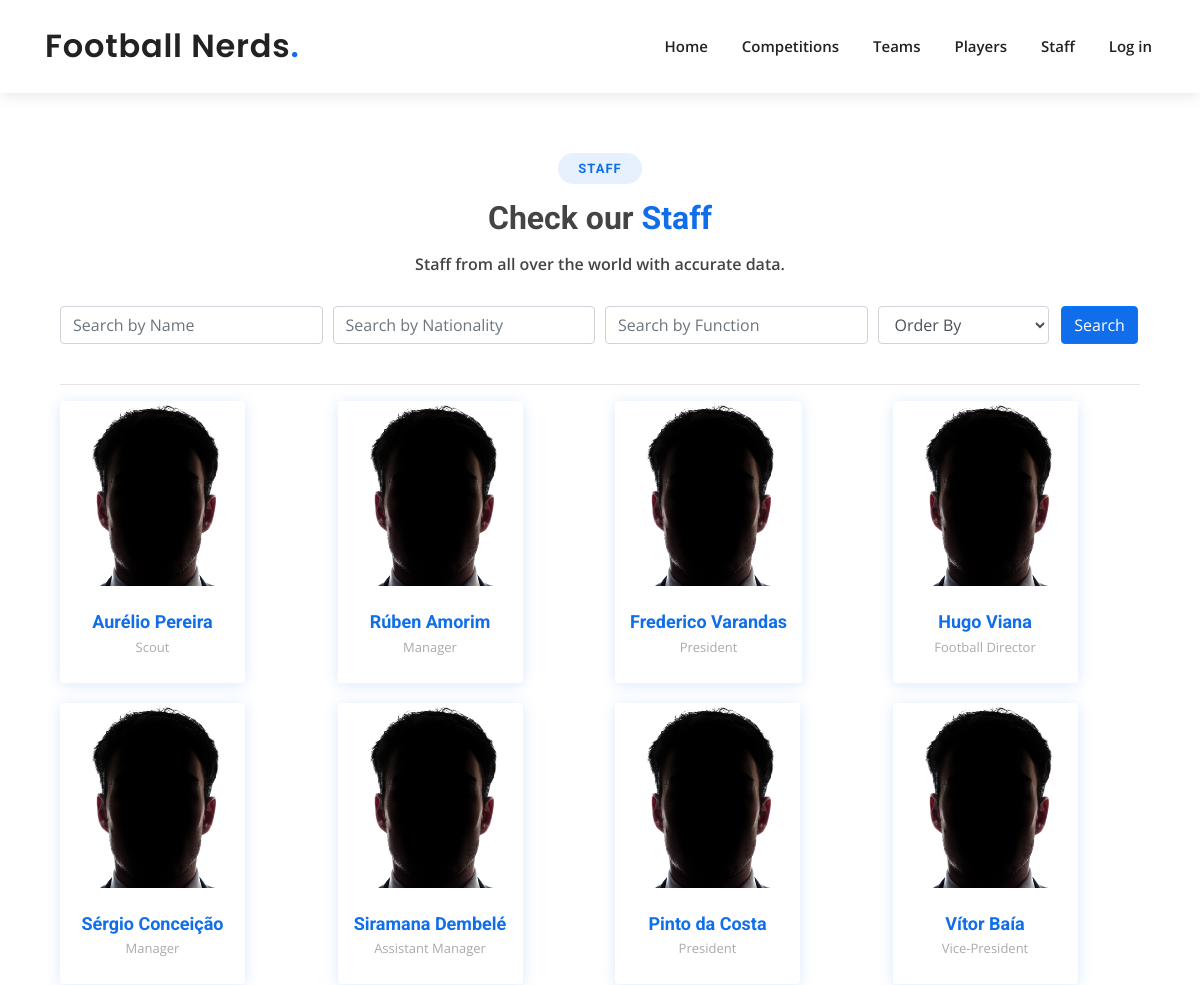
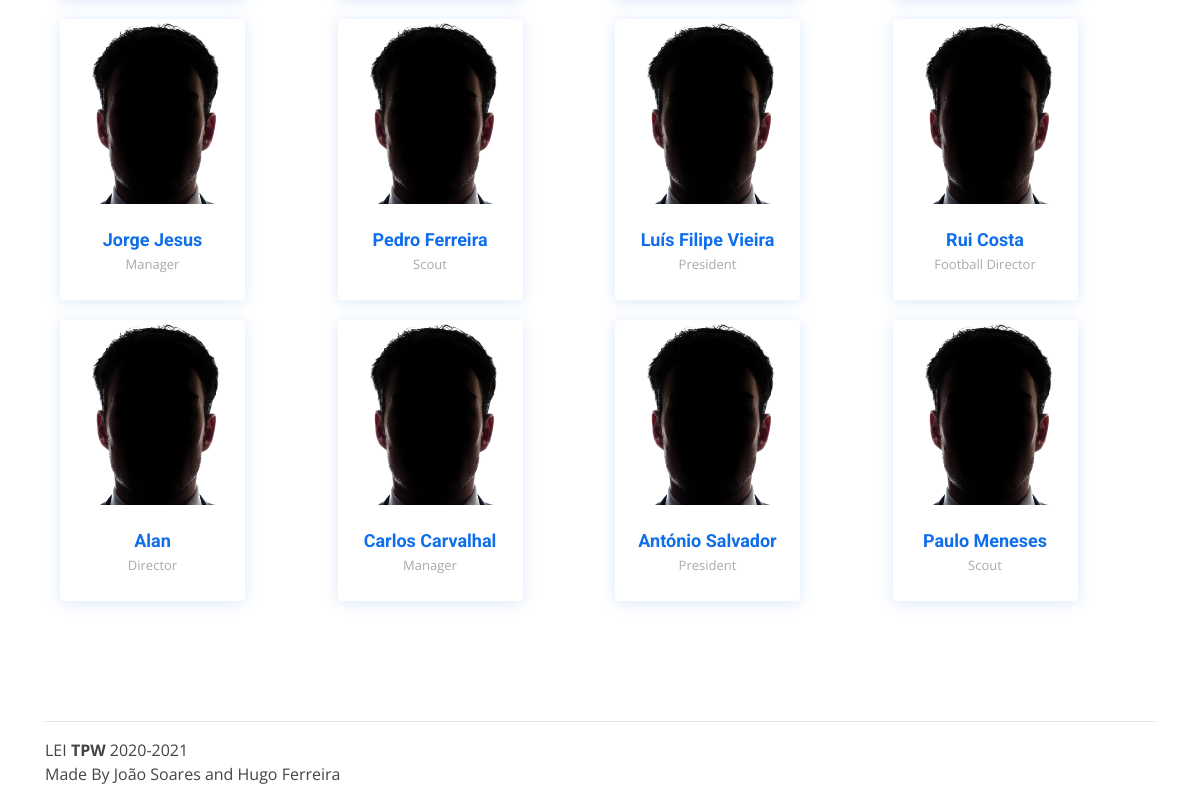
Page /staff/ on the committed database (2 pictures, top to bottom).
### app/models.py (models this page shows, shortened)
class Staff(models.Model):
    full_name = models.CharField(max_length=120)
    name = models.CharField(max_length=90)
    birthday = models.DateField()
    nationality = models.CharField(max_length=70)
    function = models.CharField(max_length=70)
    staff_img = models.ImageField(upload_to=staffdir, default="staff/default_staff.png")

### app/views.py (the view)
# urls.py: path('staff/', views.staff, name='staff'),
def staff(request):
    if request.method == 'POST':
        form = StaffFilterForm(request.POST)
        if form.is_valid():
            full_name = form.cleaned_data['full_name']
            nationality = form.cleaned_data['nationality']
            function = form.cleaned_data['function']
            order = form.cleaned_data['order']
            print('Parameters:')
            print(full_name)
            print(nationality)
            print(function)
            print(order)
            if order != '':
                t_parms = {
                    'staffs': Staff.objects.filter(full_name__contains=full_name, function__contains=function,
                                                   nationality__contains=nationality).order_by(
                        order),
                    'form': StaffFilterForm()
                }
            else:
                t_parms = {
                    'staffs': Staff.objects.filter(full_name__contains=full_name, function__contains=function,
                                                   nationality__contains=nationality),
                    'form': StaffFilterForm()
                }
    else:
        t_parms = {
            'staffs': Staff.objects.all(),
            'form': StaffFilterForm()
        }
    return render(request, 'staff.html', t_parms)

### app/forms.py
class StaffFilterForm(forms.Form):
    CHOICES = (
        ('', 'Order By'),
        ('function', 'Function'),
        ('full_name', 'Full Name'),
        ('birthday', 'Birthday')
    )
    full_name = forms.CharField(label='Search by Name', required=False)
    nationality = forms.CharField(label='Search by Nationality', required=False)
    function = forms.CharField(label='Search by Function', required=False)
    order = forms.ChoiceField(choices=CHOICES, required=False)
    def __init__(self, *args, **kwargs):
        super().__init__(*args, **kwargs)
        for myField in self.fields:
            if self.fields[myField] != 'order':
                self.fields[myField].widget.attrs['class'] = "form-control mb-2 mr-sm-2"
                self.fields[myField].widget.attrs['placeholder'] = self.fields[myField].label

### templates/staff.html (shortened to what this page needs)
{% extends 'layout.html' %}
{% load static %}
{% block content %}
    <section id="team" class="team">
        <div class="section-title">
          <h2>Staff</h2>
          <h3>Check our <span>Staff</span></h3>
          <p>Staff from all over the world with accurate data.</p>
        </div>
      <div class="container" data-aos="fade-up">
          <form class="form-row" style="text-align: center" action="{% url 'staff' %}" method="post">
              <div class="form-group col-md-3">
              {{ form.full_name }}
              </div>
              <div class="form-group col-md-3">
              {{ form.nationality }}
              </div>
              <div class="form-group col-md-3">
              {{ form.function }}
              </div>
              <div class="form-group col-md-2">
              {{ form.order }}
              </div>
              <div class="form-group col-md-1">
              <button class="btn btn-primary" style="background: #106eea;" name="search" type="submit" value="search">Search</button>
              </div>
          </form>
      <hr>
        <div class="row">
            {% for staff in staffs %}
          <div class="col-lg-3 col-md-6 d-flex align-items-stretch" data-aos="fade-up" data-aos-delay="100">
            <div class="member">
              <div class="member-img">
                  <a href="{{ staff.id }}"><img style="height: 185px; width: 185px" src="{% static 'img/' %}{{ staff.staff_img.url }}" class="img-fluid" alt=""></a>
              </div>
              <div class="member-info">
                <h4 style="text-align: center"><a href="{{ staff.id }}">{{ staff.name }}</a></h4>
                <span style="text-align: center">{{ staff.function }}</span>
              </div>
            </div>
          </div>
            {% endfor %}
          </div>
        </div>
      </div>
{% endblock %}

### app/static/css/style.css (style rules this page uses)
body { font-family: "Open Sans", sans-serif; color: #444444; }
a { color: #106eea; }
h1, h2, h3, h4, h5, h6 { font-family: "Roboto", sans-serif; }
section { padding: 60px 0; overflow: hidden; }
.section-title { text-align: center; padding-bottom: 30px; }
.section-title h2 { font-size: 13px; letter-spacing: 1px; font-weight: 700; padding: 8px 20px; margin: 0; background: #e7f1fd; color: #106eea; display: inline-block; text-transform: uppercase; border-radius: 50px; }
.section-title h3 { margin: 15px 0 0 0; font-size: 32px; font-weight: 700; }
.section-title h3 span { color: #106eea; }
.section-title p { margin: 15px auto 0 auto; font-weight: 600; }
@media (min-width: 1024px) { .section-title p { width: 50%; } }
.team { padding: 60px 0; }
.team .member { margin-bottom: 20px; overflow: hidden; border-radius: 4px; background: #fff; box-shadow: 0px 2px 15px rgba(16, 110, 234, 0.15); }
.team .member .member-img { position: relative; overflow: hidden; }
.team .member .member-info { padding: 25px 15px; }
.team .member .member-info h4 { font-weight: 700; margin-bottom: 5px; font-size: 18px; color: #222222; }
.team .member .member-info span { display: block; font-size: 13px; font-weight: 400; color: #aaaaaa; }

### rows in the picture
Staff: staff_img (placeholder picture), name "Aurélio Pereira", function "Scout"
Staff: staff_img (placeholder picture), name "Rúben Amorim", function "Manager"
Staff: staff_img (placeholder picture), name "Frederico Varandas", function "President"
Staff: staff_img (placeholder picture), name "Hugo Viana", function "Football Director"
Staff: staff_img (placeholder picture), name "Sérgio Conceição", function "Manager"
Staff: staff_img (placeholder picture), name "Siramana Dembelé", function "Assistant Manager"
Staff: staff_img (placeholder picture), name "Pinto da Costa", function "President"
Staff: staff_img (placeholder picture), name "Vítor Baía", function "Vice-President"
Staff: staff_img (placeholder picture), name "Jorge Jesus", function "Manager"
Staff: staff_img (placeholder picture), name "Pedro Ferreira", function "Scout"
Staff: staff_img (placeholder picture), name "Luís Filipe Vieira", function "President"
Staff: staff_img (placeholder picture), name "Rui Costa", function "Football Director"
Staff: staff_img (placeholder picture), name "Alan", function "Director"
Staff: staff_img (placeholder picture), name "Carlos Carvalhal", function "Manager"
Staff: staff_img (placeholder picture), name "António Salvador", function "President"
Staff: staff_img (placeholder picture), name "Paulo Meneses", function "Scout"
